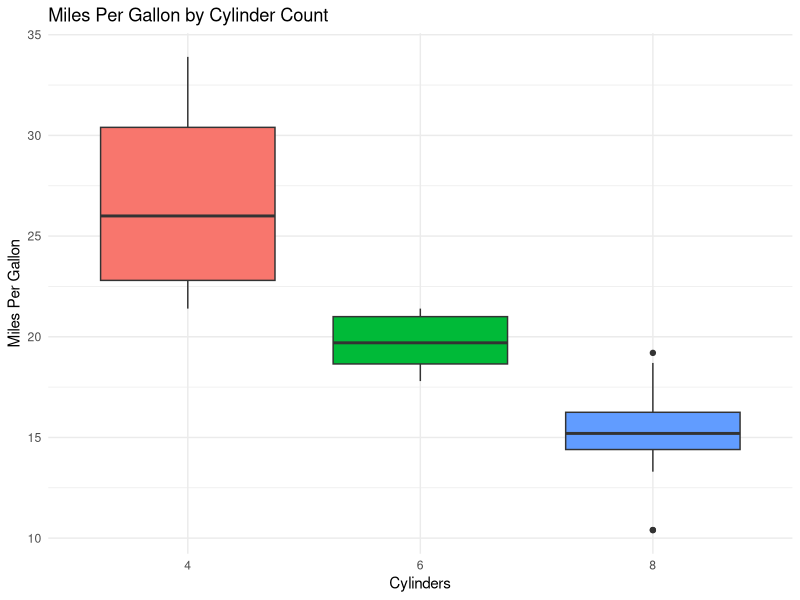
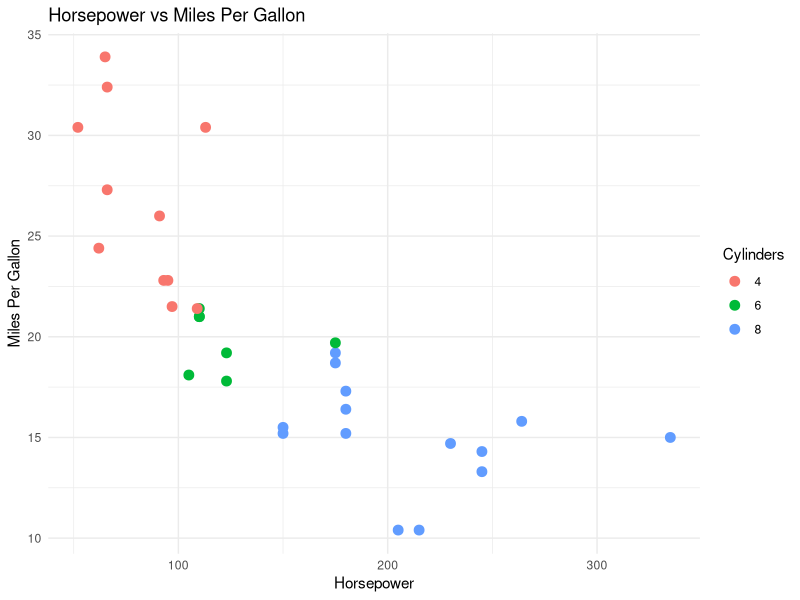
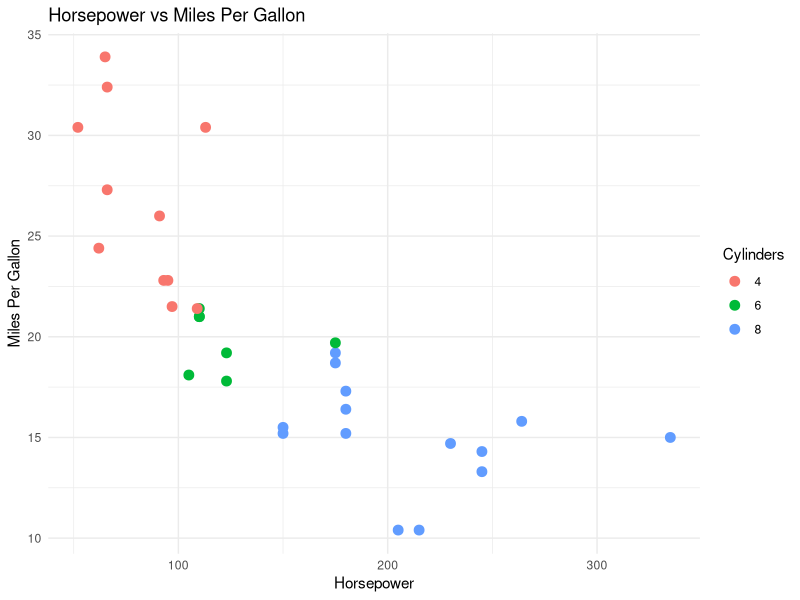

Recreate these plots in R, in order.
## ---- chunk 1
library(ggplot2)
library(dplyr)

data(mtcars)
mtcars$cyl <- as.factor(mtcars$cyl)
## ---- chunk 2
head(mtcars)
## ---- chunk 3
ggplot(mtcars, aes(x = cyl, y = mpg, fill = cyl)) +
  geom_boxplot() +
  labs(
    title = "Miles Per Gallon by Cylinder Count",
    x = "Cylinders",
    y = "Miles Per Gallon"
  ) +
  theme_minimal() +
  theme(legend.position = "none")
## ---- chunk 4
ggplot(mtcars, aes(x = hp, y = mpg, color = cyl)) +
  geom_point(size = 3) +
  labs(
    title = "Horsepower vs Miles Per Gallon",
    x = "Horsepower",
    y = "Miles Per Gallon",
    color = "Cylinders"
  ) +
  theme_minimal()
## ---- chunk 5
ggplot(mtcars, aes(x = hp, y = mpg, color = cyl)) +
  geom_point(size = 3) +
  labs(
    title = "Horsepower vs Miles Per Gallon",
    x = "Horsepower",
    y = "Miles Per Gallon",
    color = "Cylinders"
  ) +
  theme_minimal()
## ---- chunk 6
mtcars %>%
  group_by(cyl) %>%
  summarise(avg_mpg = mean(mpg)) %>%
  knitr::kable(col.names = c("Cylinders", "Average MPG"))
